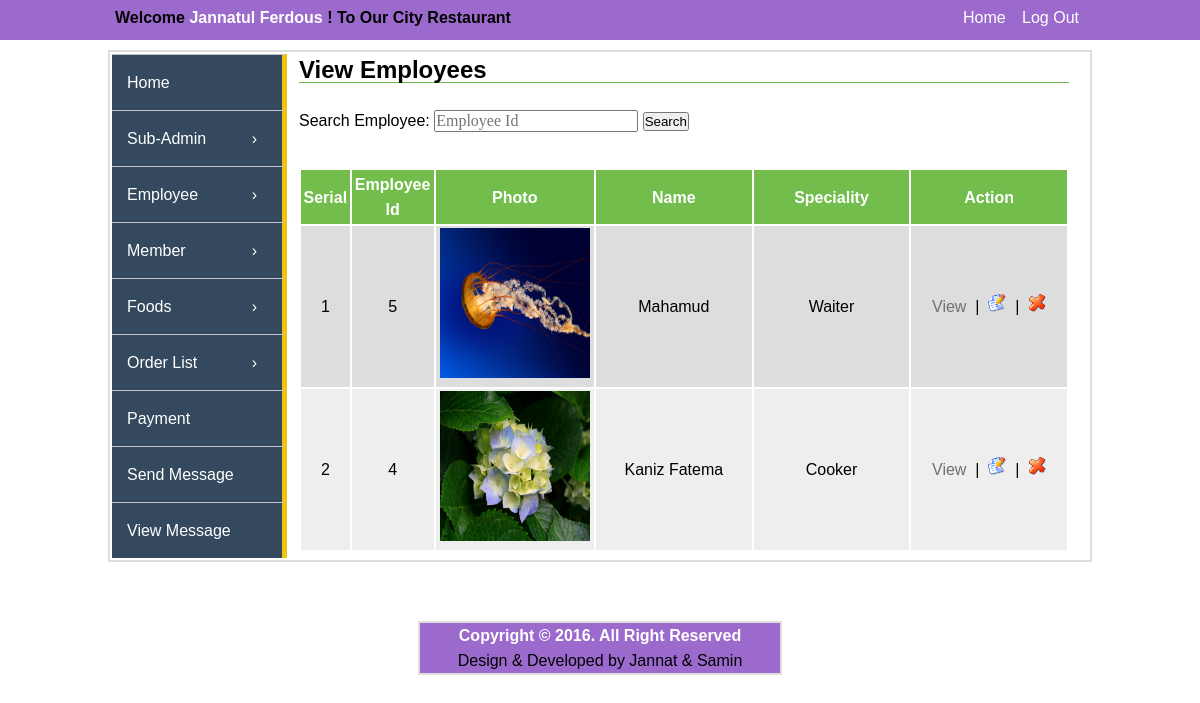
The app's page /admin-panel/view-employee.php (signed in) with its own data.
### tables this page shows
CREATE TABLE IF NOT EXISTS `employee_list` (
`employee_id` int(11) NOT NULL,
  `employee_name` varchar(50) NOT NULL,
  `emp_username` varchar(30) NOT NULL,
  `emp_email` varchar(100) NOT NULL,
  `emp_address` text NOT NULL,
  `emp_mobile` varchar(14) NOT NULL,
  `emp_birthday` varchar(50) NOT NULL,
  `emp_sex` varchar(8) NOT NULL,
  `emp_designation` varchar(50) NOT NULL,
  `emp_salary` float NOT NULL,
  `emp_jdate` varchar(100) NOT NULL,
  `emp_duty_hour` varchar(100) NOT NULL,
  `emp_off_day` varchar(50) NOT NULL,
  `emp_password` varchar(50) NOT NULL,
  `emp_pic` varchar(100) NOT NULL,
  `admin_id` int(11) NOT NULL,
  `restaurant_id` int(11) NOT NULL,
  `emp_add_date` varchar(100) NOT NULL,
  `emp_status` int(2) NOT NULL
);

### admin-panel/view-employee.php (the view, shortened to what this page needs)
<?php include('header.php');?>
		<content>
			<div class="content_part">
				<div class="content_part_left">
					<?php include('sidebar-menu.php');?>
				</div>
				<div class="content_part_right">
					<h2>View Employees</h2>
<p>&nbsp;</p>
	<form method="post" action="search-employee.php">
		<label for="name">Search Employee: </label>
		<input type="text" name="search" placeholder="Employee Id" />
		<button>Search</button>
	</form>
<p>&nbsp;</p>
<table class="tbl2" width="100%">
	<tr>
		<th width="5%">Serial</th>
		<th width="10%">Employee Id</th>
		<th width="20%">Photo</th>
		<th width="20%">Name</th>
		<th width="20%">Speciality</th>
		<th width="20%">Action</th>
	</tr>
	<?php
		$i=0;
			$limit = 50;
			$page = @$_GET['page'];
			if($page)
				$start = ($page - 1) * $limit;
			else
				$start = 0;
			$statement = $db->prepare("SELECT * FROM employee_list ORDER BY employee_id DESC LIMIT $start, $limit");
			$statement->execute();
			$result = $statement->fetchAll(PDO::FETCH_ASSOC);
	foreach($result as $row)
	{
		$i++;
		?>
		<tr>
		<td><?php echo $i; ?></td>
		<td><?php echo $row['employee_id'];; ?></td>
		<td><a href="../photo/employee/<?php echo $row['emp_pic']; ?>"><img class="Pimg" src="../photo/employee/<?php echo $row['emp_pic']; ?>" alt="" width="150" height="150"/></a></td>
		<td><?php echo $row['employee_name']; ?></td>
		<td><?php echo $row['emp_designation']; ?></td>
		<td>
			<a class="fancybox" href="#inline<?php echo $i; ?>">View</a>
			<div id="inline<?php echo $i; ?>" style="width:700px;display: none;">
		<div id="prints">
				</table>
		</div>
	</div>
			&nbsp;|&nbsp;
			<a href="update-employee.php?employee_id=<?php echo $row['employee_id']; ?>"><img src="../images/edit.gif"></a>
			&nbsp;|&nbsp;
			<a onclick='return confirm_delete();' href="view-employee.php?employee_id=<?php echo $row['employee_id']; ?>"><img src="../images/delete.gif"></a></td>
		</tr>
		<?php
	}
	?>
<div class="pagination">
</div>
		</content>
<?php include('footer.php');?>

### admin-panel/css/style.css (style rules this page uses)
* { padding:0px; margin:0px; }
body { font-family:veranda,arial; font-size:16px; line-height:25px; background-color:#FFFFFF; }
a { text-decoration:none; list-style:none; }
.content_part { width:980px; margin:0px auto; overflow:hidden; border:2px solid #ddd; margin-top:10px;overflow:hidden; }
.content_part_left { width:180px; float:left; margin:2px; }
.content_part_right { width:770px;float:left; margin:5px; }
.content_part_right h2 { border-bottom:1px solid #72BD4B; width:770px; }
input, textarea, select { font-family: 'Times New Roman', arial; font-size: 16px; }
table.tbl2 { margin-top: 10px; }
table.tbl2 tr th, table.tbl2 tr td { padding: 2px; }
table.tbl2 tr td { text-align: center; }
table.tbl2 tr th { background-color: #72BD4B; color: #fff; }
table.tbl2 tr:nth-child(2n+1) td { background-color: #eee; }
table.tbl2 tr:nth-child(2n) td { background-color: #ddd; }
table.tbl2 tr td a { color: #70726e; text-decoration: none; }
div.pagination { padding: 3px; margin: 3px; z-index: 1000; font-size: 14px; margin-bottom: 20px; }

### records on screen
employee_list: employee_id "5", emp_pic (picture), employee_name "Mahamud", emp_designation "Waiter"
employee_list: employee_id "4", emp_pic (picture), employee_name "Kaniz Fatema", emp_designation "Cooker"

### other values on screen
$_SESSION['name'] "Jannatul Ferdous"
